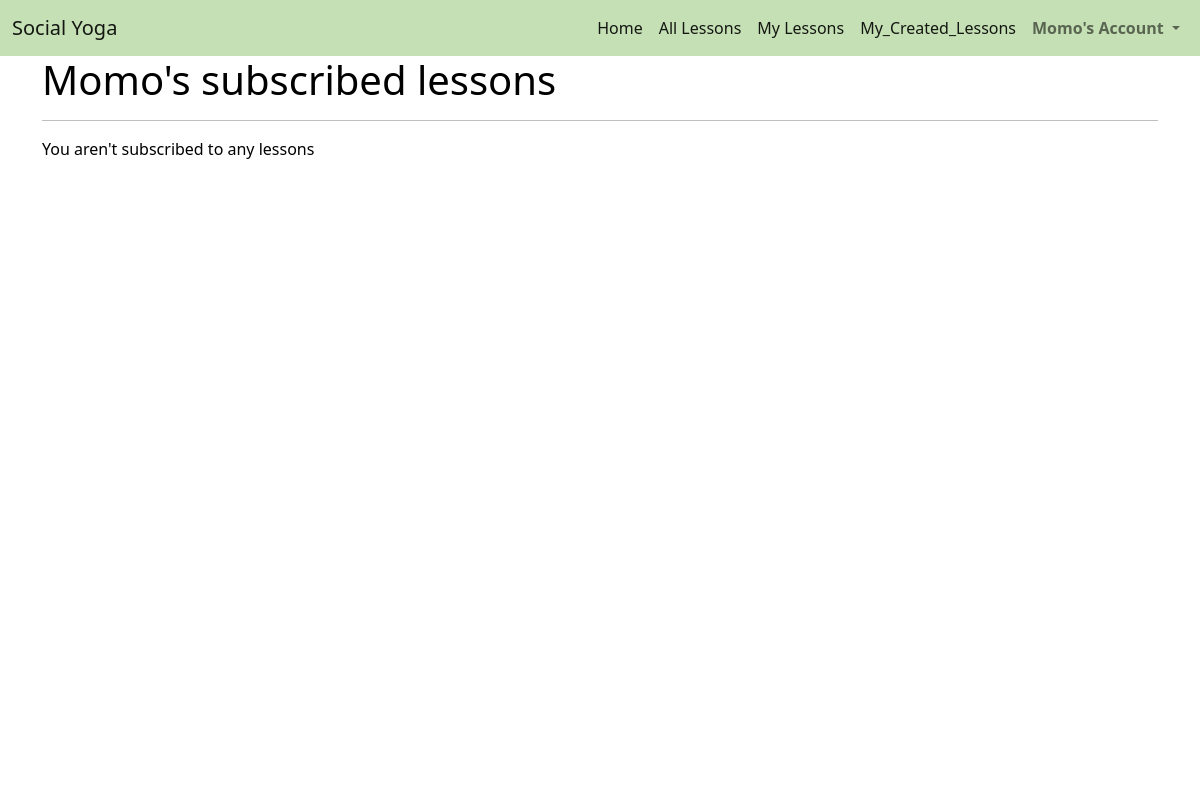
/lessons/my_lessons/ (signed in), run on an earlier commit of the app's database.
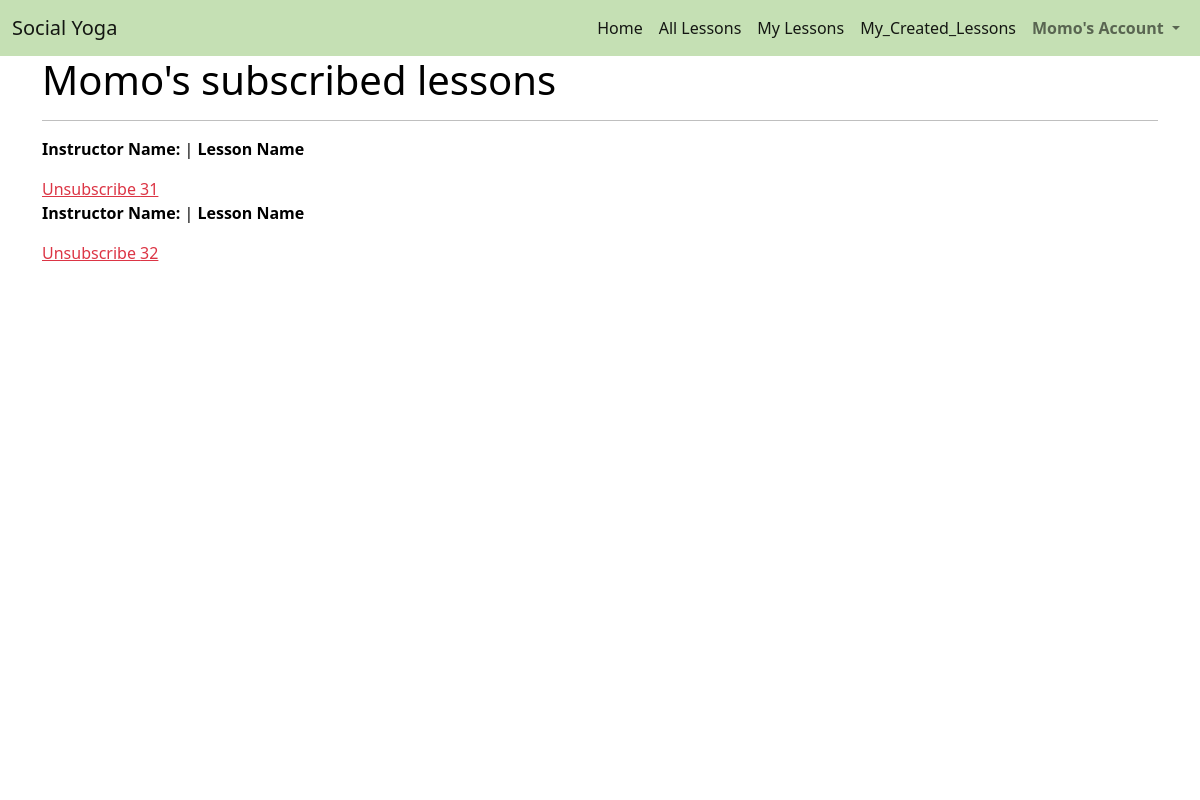
And on a later commit of the database.
### lessons/models.py (models this page shows, shortened)
class LessonItem(models.Model):
    lesson = models.ForeignKey(Lesson, null=False, blank=False, on_delete=models.CASCADE, related_name='lessonitems')
    user = models.ForeignKey(UserProfile, null=False, blank=False, on_delete=models.CASCADE)

### lessons/views.py (the view)
# urls.py: path('my_lessons/', views.my_lessons, name='my_lessons'),
def my_lessons(request):
    profile = get_object_or_404(UserProfile, user=request.user)
    template = 'lessons/my_lessons.html'
    lessonItems = LessonItem.objects.filter(user=profile)
    context = {
        'profile': profile,
        'lesson_items': lessonItems,
    }
    return render(request, template, context)

### profiles/models.py (called while the page is built)
    def __str__(self):
        return self.user.username

### lessons/templates/lessons/my_lessons.html (shortened to what this page needs)
{% extends "base.html" %}
{% load static %}
{% block content %}
    <div class="overlay"></div>
    <div class="container h-100">
        <div class="row h-100">
            <div class="col">
                <h1>{{ profile }}'s subscribed lessons</h1>
                <hr>
                {% if lesson_items %}
                    {% for lesson in lesson_items %}
                        <p><strong>Instructor Name:</strong> {{lesson.instructor_name}}  |  <strong>Lesson Name</strong> {{ lesson.lesson_name }}</p>
                        <a class="text-danger" href="{% url 'unsubscribe_lesson' lesson.id %}">Unsubscribe {{ lesson.id }}</a>
                    {% endfor %}
                {% else %}
                    <p>You aren't subscribed to any lessons</p>
                {% endif %}
            </div>
        </div>
    </div>
{% endblock %}

What changed in the data, as far as the page shows it:
added LessonItem: id "31"
added LessonItem: id "32"
Also different on the page:
text no longer shown: "You aren't subscribed to any lessons"
